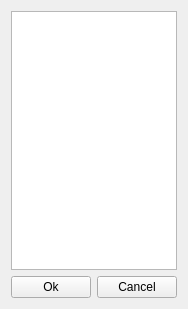
<?xml version="1.0" encoding="UTF-8"?>
<ui version="4.0">
 <class>ModelBasedClassesClass</class>
 <widget class="QWidget" name="ModelBasedClassesClass">
  <property name="geometry">
   <rect>
    <x>0</x>
    <y>0</y>
    <width>176</width>
    <height>309</height>
   </rect>
  </property>
  <property name="windowTitle">
   <string>ModelBasedClasses</string>
  </property>
  <layout class="QVBoxLayout" name="verticalLayout">
   <item>
    <widget class="QTreeView" name="treeView"/>
   </item>
   <item>
    <layout class="QHBoxLayout" name="horizontalLayout">
     <item>
      <widget class="QPushButton" name="btnCancel">
       <property name="text">
        <string>Ok</string>
       </property>
      </widget>
     </item>
     <item>
      <widget class="QPushButton" name="btnOk">
       <property name="text">
        <string>Cancel</string>
       </property>
      </widget>
     </item>
    </layout>
   </item>
  </layout>
 </widget>
 <layoutdefault spacing="6" margin="11"/>
 <resources>
  <include location="ModelBasedClasses.qrc"/>
 </resources>
 <connections/>
</ui>
